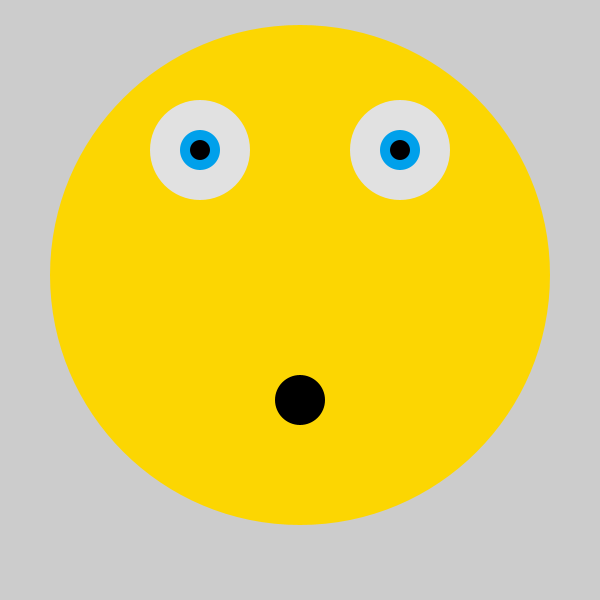
Frame 1 (no input)
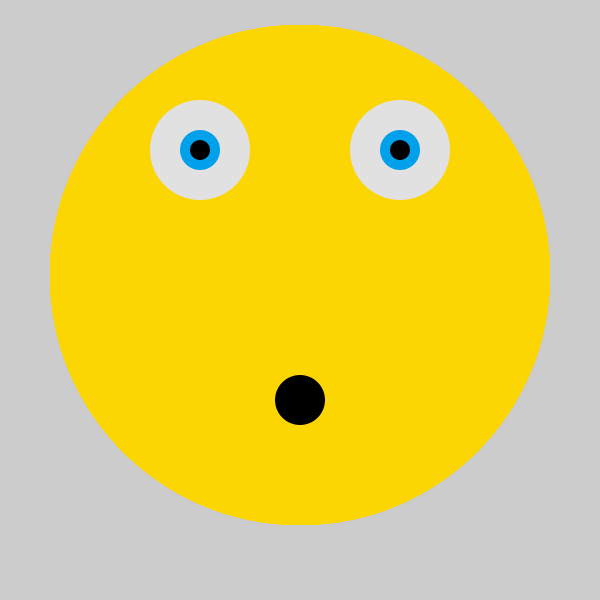
Frame 60 (the mouse pressed at the canvas centre just before this capture)
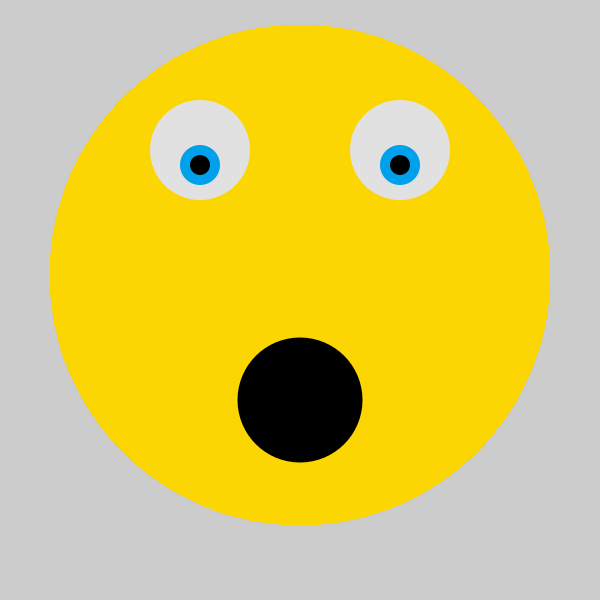
Frame 120 (the mouse held since frame 60 and released just before this capture)

The Processing sketch that drew these frames (run headless with seeded random() and noise(); from frame 60 on, the mouse is pressed at the canvas centre):

// Processing sketch: processing_50199
// ── processing_50199.pde





void setup()
{
  size(600,600);
}

void draw()
{
fill(252,214,2);
noStroke();
ellipse(width/2,275,500,500);
//stroke(2);
//strokeWeight(8);
fill(225);
ellipse(200,height/4,100,100);
ellipse(400,height/4,100,100);

  fill(0);
  float my =  map(mouseY,0,height,50,200);
  ellipse(width/2,height/1.5,my,my);
  
  fill(0,160,235);
  float ma = map(mouseY,0,height,150,180);
  ellipse(200,ma,40,40);
  
  fill(0,160,235);
  float mb = map(mouseY,0,height,150,180);
  ellipse(400,mb,40,40);
  
  fill(0);
  float mx = map(mouseY,0,height,150,180);
  ellipse(200,mx,20,20);
  
  fill(0);
  float mz = map(mouseY,0,height,150,180);
  ellipse(400,mz,20,20);
  
  
}
